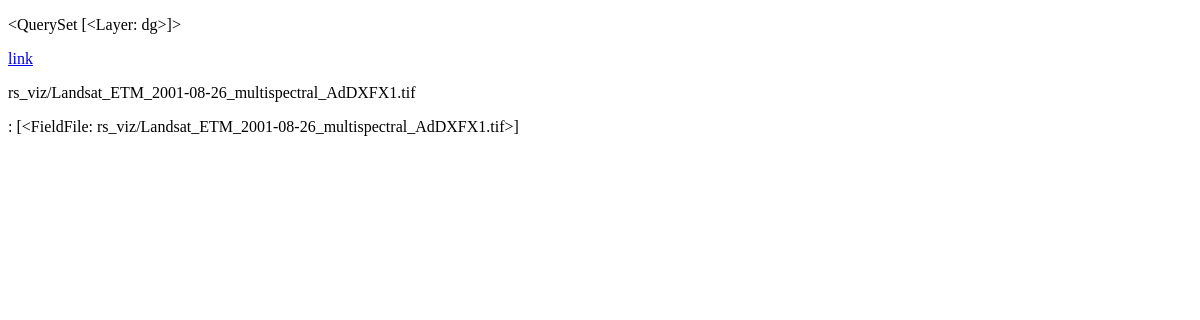
Page /mod/ on the earlier database version.
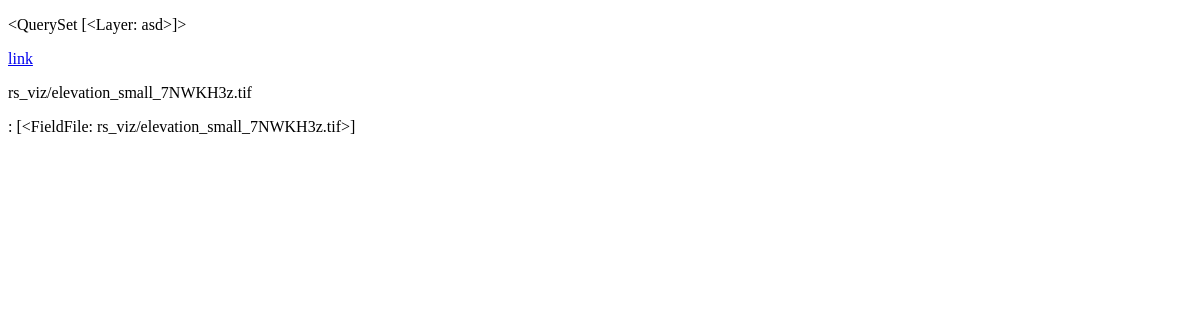
Same page on the later database version.
### rs_viz/models.py (models this page shows, shortened)
class Layer(models.Model):
    name = models.CharField(max_length=100)
    document = models.FileField(upload_to='rs_viz/', validators=[validate_file_extension])
    activated = models.BooleanField(blank=True, default=True)
    marked = False
    def __str__(self):
        return self.name

### rs_viz/views.py (the view, shortened to what this page needs)
# urls.py: path('mod/', views.model_test, name='fig'),
def model_test(request):
    layers = Layer.objects.filter(activated = True)
    context = {"layers": layers}
    vocal = None
    i = 0
    raster = 0
    List = {}
    for layer in layers:
        rs = create_raster.create_raster(layer.document.path)
        arr = rs._to_presentable_xarray()
        if arr.shape in List:
            val = List.get(arr.shape)
            val.append(layer.document)
            List.update({arr.shape:val})
        else:
            List.update({arr.shape:[layer.document]})
        if(i==0):
            raster = rs
            i+=1
            continue
    context.update({'List':List})
    return render(request, 'rs_viz/fig.html', context)

### web_function/create_raster.py (called while the page is built)
def create_raster(file):
    rs = Raster(file)
    return rs

### rs_viz/templates/rs_viz/fig.html (shortened to what this page needs)
<!DOCTYPE html>
<html lang="en">
<head>
</head>
<body>
    <p> {{layers}} </p>
    <a href="{% url 'test' %}"> link </a>
    {% for q in layers %}
    <p> {{ q.document }} </p>
    {% endfor %}
    {% for key, val in List.items %}
        <p> {{key}} : {{val}} </p>
    {% endfor %}
</body>
</html>

Differences in the rows shown:
removed Layer: name "<QuerySet [<Layer: dg>]>", document "rs_viz/Landsat_ETM_2001-08-26_multispectral_AdDXFX1.tif"
added Layer: name "<QuerySet [<Layer: asd>]>", document "rs_viz/elevation_small_7NWKH3z.tif"
Other differences:
new list line: ": [<FieldFile: rs_viz/elevation_small_7NWKH3z.tif>]"
list line gone: ": [<FieldFile: rs_viz/Landsat_ETM_2001-08-26_multispectral_AdDXFX1.tif>]"
